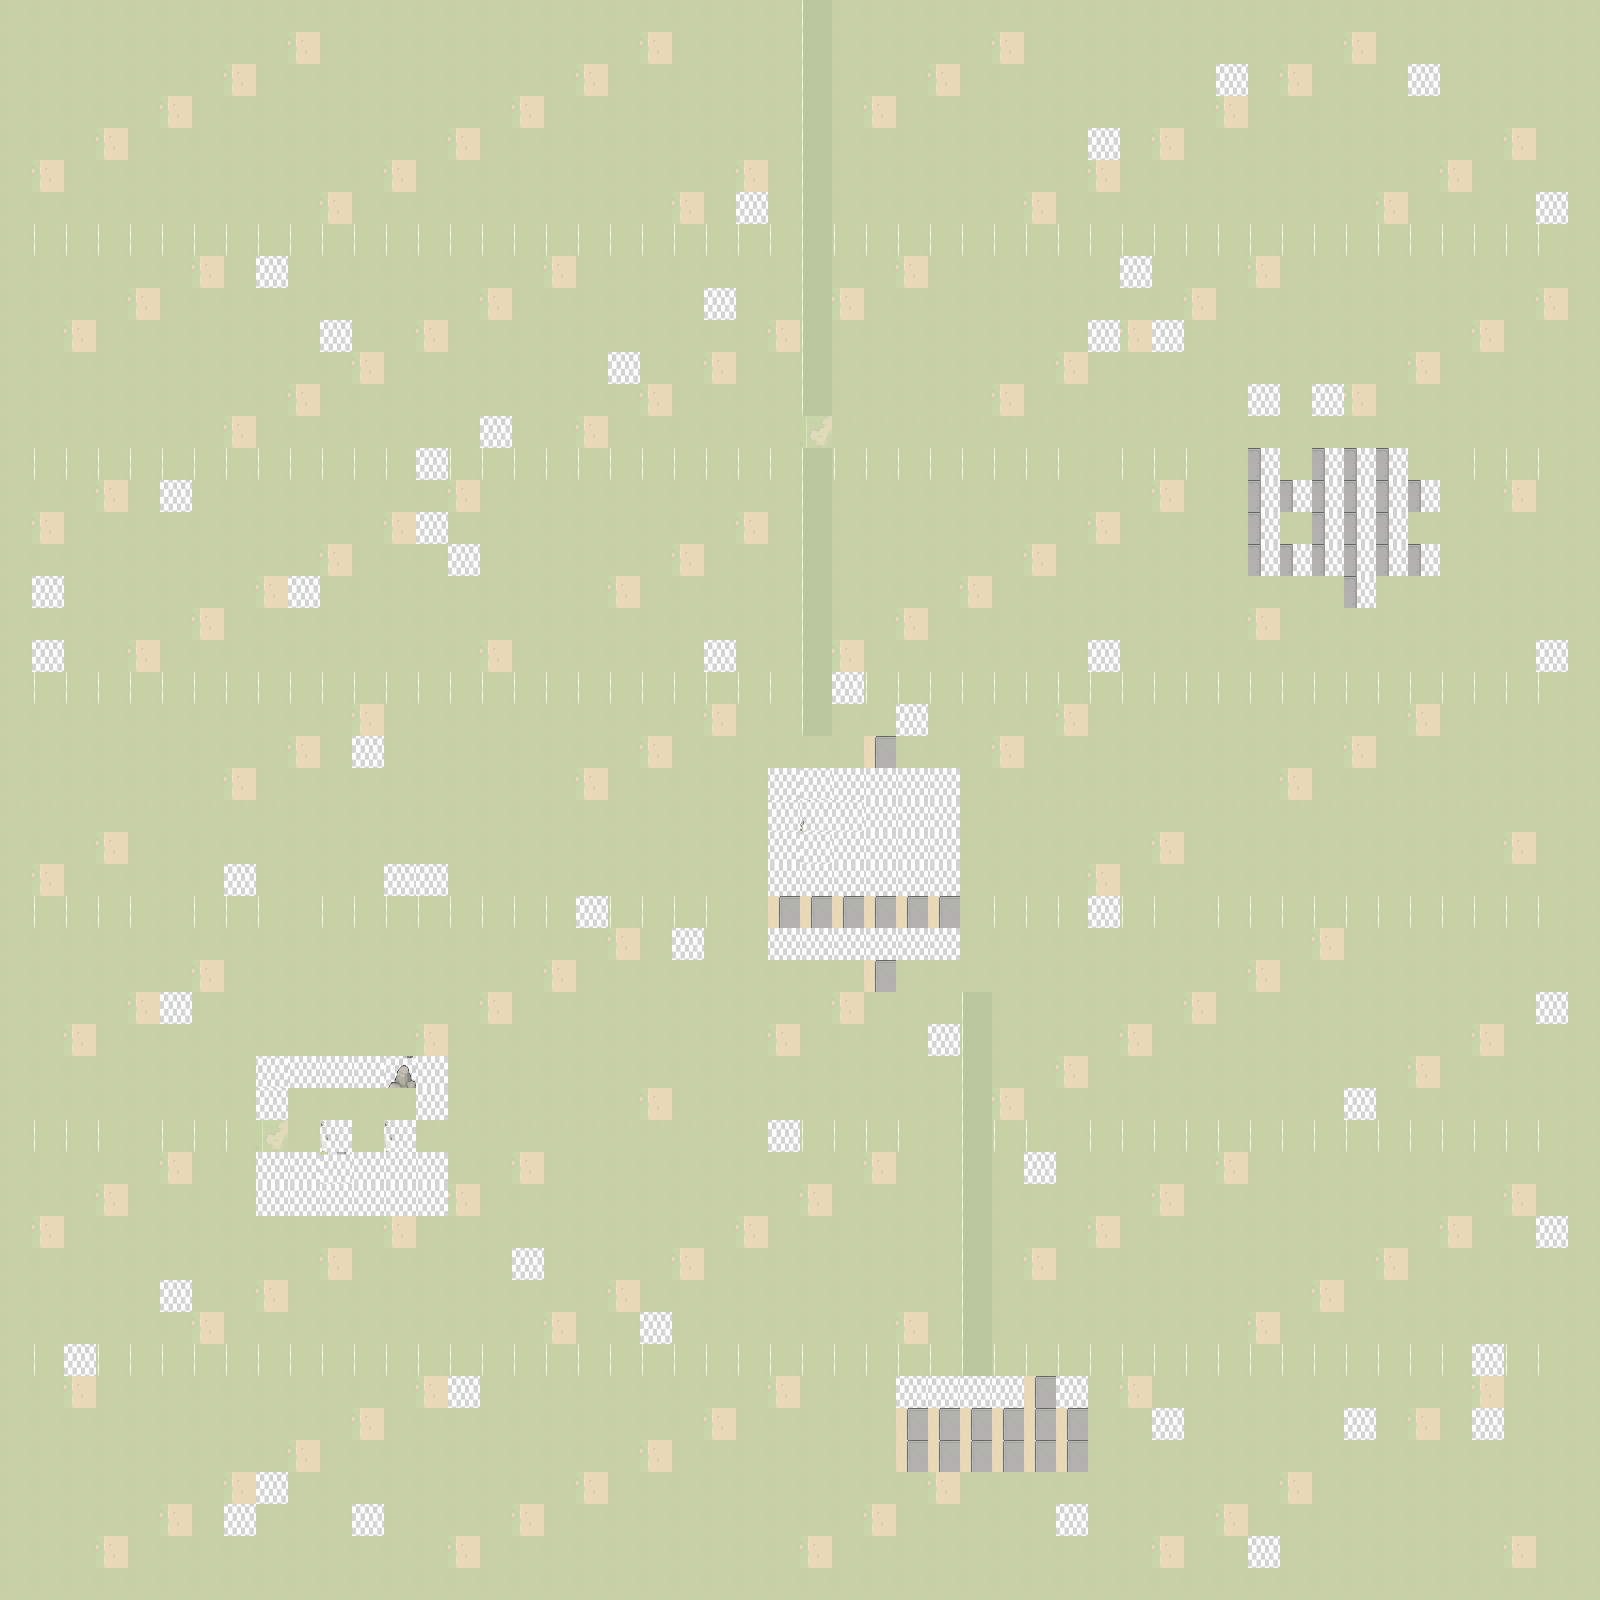

A 2D game scene composited from a Tiled map and its tileset images. What follows is a short description and the map's XML, with each tile layer's data collapsed to a summary:
An orthogonal 50x50 tile map with 32x32 px tiles, 5 tile layers (ground, ground2, objects, objects_upper, ...) and 41 objects (14x resonance_stone, 9x event_trigger, 8x npc_spawn, 4x map_transition, 3x chest, ...).

<map version="1.9" tiledversion="1.9.2" orientation="orthogonal" renderorder="right-down" width="50" height="50" tilewidth="32" tileheight="32" infinite="0" nextlayerid="7" nextobjectid="100">
 <properties>
  <property name="category" value="frontier" />
  <property name="mapName" value="Resonance Fields" />
  <property name="vibrancy" type="int" value="15" />
 </properties>
 <tileset firstgid="1" source="tiles_plains_muted.tsx" />
 <layer id="1" name="ground" width="50" height="50">
  <data>[2500 cells, 2500 non-empty, 6 distinct tile ids]</data>
 </layer>
 <layer id="2" name="ground2" width="50" height="50">
  <data>[2500 cells, 99 non-empty, 4 distinct tile ids]</data>
 </layer>
 <layer id="3" name="objects" width="50" height="50">
  <data>[2500 cells, 406 non-empty, 9 distinct tile ids]</data>
 </layer>
 <layer id="4" name="objects_upper" width="50" height="50">
  <data>[2500 cells, 280 non-empty, 2 distinct tile ids]</data>
 </layer>
 <layer id="5" name="collision" width="50" height="50">
  <data>[2500 cells, 335 non-empty, 1 distinct tile ids]</data>
 </layer>
 <objectgroup id="7" name="events">
  <object id="1" name="Lead Audiomancer" type="npc_spawn" x="288" y="1088" width="32" height="32">
   <properties>
    <property name="graphic" value="npc_audiomancer_m1" />
    <property name="movement" value="static" />
    <property name="npc_id" value="Lead Audiomancer" />
   </properties>
  </object>
  <object id="2" name="Audiomancer B" type="npc_spawn" x="320" y="1152" width="32" height="32">
   <properties>
    <property name="graphic" value="npc_audiomancer_f1" />
    <property name="movement" value="patrol_camp_stones" />
    <property name="npc_id" value="Audiomancer B" />
   </properties>
  </object>
  <object id="3" name="Audiomancer C" type="npc_spawn" x="256" y="1120" width="32" height="32">
   <properties>
    <property name="graphic" value="npc_audiomancer_m2" />
    <property name="movement" value="static" />
    <property name="npc_id" value="Audiomancer C" />
   </properties>
  </object>
  <object id="4" name="Audiomancer D" type="npc_spawn" x="352" y="1088" width="32" height="32">
   <properties>
    <property name="graphic" value="npc_audiomancer_f2" />
    <property name="movement" value="static" />
    <property name="npc_id" value="Audiomancer D" />
   </properties>
  </object>
  <object id="5" name="Preserver Captain" type="npc_spawn" x="1280" y="448" width="32" height="32">
   <properties>
    <property name="graphic" value="npc_preserver_captain" />
    <property name="movement" value="static" />
    <property name="npc_id" value="Preserver Captain" />
   </properties>
  </object>
  <object id="6" name="Preserver Agent A" type="npc_spawn" x="1184" y="416" width="32" height="32">
   <properties>
    <property name="graphic" value="npc_preserver_agent" />
    <property name="movement" value="patrol_cathedral_exterior" />
    <property name="npc_id" value="Preserver Agent A" />
   </properties>
  </object>
  <object id="7" name="Preserver Agent B" type="npc_spawn" x="1312" y="480" width="32" height="32">
   <properties>
    <property name="graphic" value="npc_preserver_agent" />
    <property name="movement" value="patrol_cathedral_exterior" />
    <property name="npc_id" value="Preserver Agent B" />
   </properties>
  </object>
  <object id="8" name="Preserver Agent C" type="npc_spawn" x="1248" y="384" width="32" height="32">
   <properties>
    <property name="graphic" value="npc_preserver_agent" />
    <property name="movement" value="static" />
    <property name="npc_id" value="Preserver Agent C" />
   </properties>
  </object>
  <object id="9" name="RS-RF-01" type="resonance_stone" x="800" y="800" width="32" height="32">
   <properties>
    <property name="fragments_available" value="Special: recall pedestal" />
    <property name="notes" value="Amphitheater center; 4 emotion pedestals" />
    <property name="stone_id" value="RS-RF-01" />
   </properties>
  </object>
  <object id="10" name="RS-RF-02" type="resonance_stone" x="320" y="320" width="32" height="32">
   <properties>
    <property name="fragments_available" value="1 fragment (awe/wind/2)" />
    <property name="notes" value="NW standing stone" />
    <property name="stone_id" value="RS-RF-02" />
   </properties>
  </object>
  <object id="11" name="RS-RF-03" type="resonance_stone" x="1120" y="256" width="32" height="32">
   <properties>
    <property name="fragments_available" value="1 fragment (fury/wind/2)" />
    <property name="notes" value="Near Cathedral (contested)" />
    <property name="stone_id" value="RS-RF-03" />
   </properties>
  </object>
  <object id="12" name="RS-RF-04" type="resonance_stone" x="480" y="1440" width="32" height="32">
   <properties>
    <property name="fragments_available" value="1 fragment (calm/earth/2)" />
    <property name="notes" value="SW corner" />
    <property name="stone_id" value="RS-RF-04" />
   </properties>
  </object>
  <object id="13" name="RS-RF-05" type="resonance_stone" x="1440" y="1280" width="32" height="32">
   <properties>
    <property name="fragments_available" value="1 fragment (sorrow/wind/3)" />
    <property name="notes" value="SE corner" />
    <property name="stone_id" value="RS-RF-05" />
   </properties>
  </object>
  <object id="14" name="RS-RF-06" type="resonance_stone" x="256" y="1088" width="32" height="32">
   <properties>
    <property name="fragments_available" value="1 fragment (joy/wind/2)" />
    <property name="notes" value="Listener's Camp" />
    <property name="stone_id" value="RS-RF-06" />
   </properties>
  </object>
  <object id="15" name="RS-RF-07" type="resonance_stone" x="896" y="1376" width="32" height="32">
   <properties>
    <property name="fragments_available" value="Singing Stones x5" />
    <property name="notes" value="Sequential activation for Depths L4" />
    <property name="stone_id" value="RS-RF-07" />
   </properties>
  </object>
  <object id="16" name="RS-RF-08" type="resonance_stone" x="928" y="1376" width="32" height="32">
   <properties>
    <property name="fragments_available" value="Singing Stones x5" />
    <property name="notes" value="Sequential activation for Depths L4" />
    <property name="stone_id" value="RS-RF-08" />
   </properties>
  </object>
  <object id="17" name="RS-RF-09" type="resonance_stone" x="960" y="1376" width="32" height="32">
   <properties>
    <property name="fragments_available" value="Singing Stones x5" />
    <property name="notes" value="Sequential activation for Depths L4" />
    <property name="stone_id" value="RS-RF-09" />
   </properties>
  </object>
  <object id="18" name="RS-RF-10" type="resonance_stone" x="992" y="1376" width="32" height="32">
   <properties>
    <property name="fragments_available" value="Singing Stones x5" />
    <property name="notes" value="Sequential activation for Depths L4" />
    <property name="stone_id" value="RS-RF-10" />
   </properties>
  </object>
  <object id="19" name="RS-RF-11" type="resonance_stone" x="1024" y="1376" width="32" height="32">
   <properties>
    <property name="fragments_available" value="Singing Stones x5" />
    <property name="notes" value="Sequential activation for Depths L4" />
    <property name="stone_id" value="RS-RF-11" />
   </properties>
  </object>
  <object id="20" name="SQ-09 Stone 1" type="resonance_stone" x="576" y="896" width="32" height="32">
   <properties>
    <property name="fragments_available" value="Dormant" />
    <property name="notes" value="SQ-09 harmonization target" />
    <property name="stone_id" value="SQ-09-S1" />
   </properties>
  </object>
  </objectgroup>
</map>
<!-- 21 of 41 objects omitted -->
